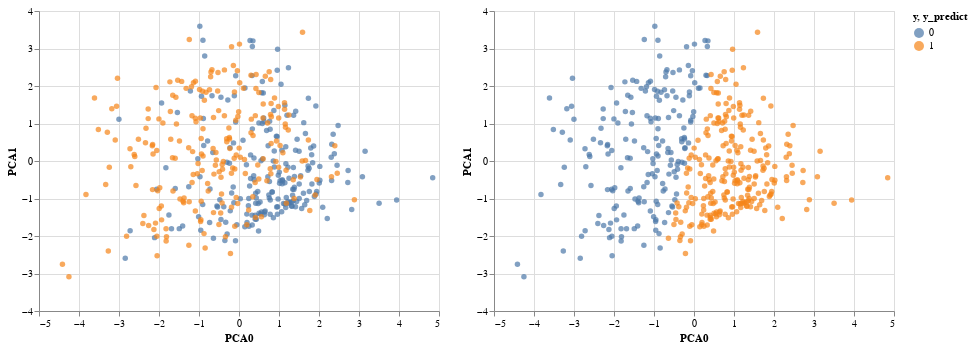

This figure's notebook cell:
### Markdown cell above
## Part 4: Kmeans with PCA

**Extra3**
In this part, I will use PCA to decrease the dimension into 2 and then use kmeans to do clustering. And I will also use the balanced dataset.

### Code cell
pca = PCA(n_components=2)
pca.fit(X_train_scaled_balanced)
X_train_scaled_PCA = pd.DataFrame(pca.transform(X_train_scaled_balanced),columns=["PCA0","PCA1"])
kmeans_PCA = KMeans(n_clusters=2,random_state=42)
kmeans_PCA.fit(X_train_scaled_PCA)
X_train_scaled_PCA["y_predict"] = kmeans_PCA.predict(X_train_scaled_PCA)
X_train_scaled_PCA["y"] = list(y_train_balanced)
c1 = alt.Chart(X_train_scaled_PCA).mark_circle().encode(
    x="PCA0",
    y="PCA1",
    color="y:N"
)

c2 = alt.Chart(X_train_scaled_PCA).mark_circle().encode(
    x="PCA0",
    y="PCA1",
    color="y_predict:N"
)

alt.hconcat(c1,c2)

### Figure 1 — Vega-Lite specification as saved in the notebook (floating-point values rounded to 4 significant figures; data arrays with more than 128 entries replaced by an {"elided": "..."} marker saying what was removed)
{"config": {"view": {"continuousWidth": 400, "continuousHeight": 300}}, "hconcat": [{"mark": "circle", "encoding": {"color": {"field": "y", "type": "nominal"}, "x": {"field": "PCA0", "type": "quantitative"}, "y": {"field": "PCA1", "type": "quantitative"}}}, {"mark": "circle", "encoding": {"color": {"field": "y_predict", "type": "nominal"}, "x": {"field": "PCA0", "type": "quantitative"}, "y": {"field": "PCA1", "type": "quantitative"}}}], "data": {"name": "data-b8a3c6250afb9aea34f17d67d7e55eb5"}, "$schema": "https://vega.github.io/schema/vega-lite/v4.17.0.json", "datasets": {"data-b8a3c6250afb9aea34f17d67d7e55eb5": {"elided": "426 records"}}}
